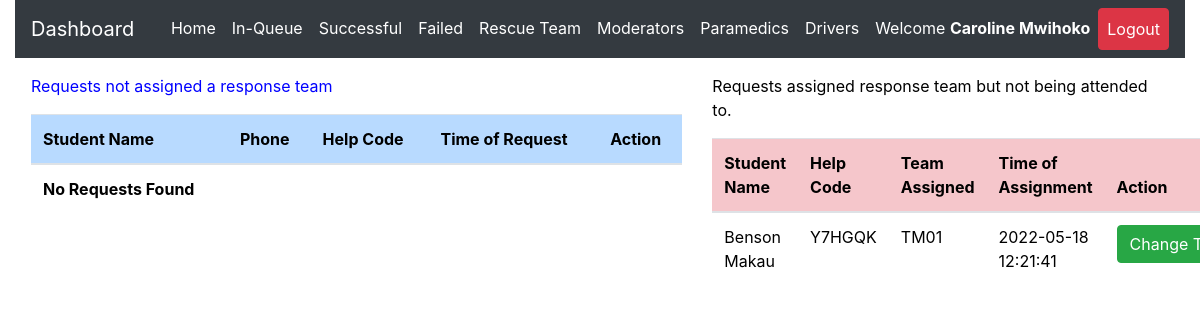
The app's page /admin/inqueue.php (signed in), older data.
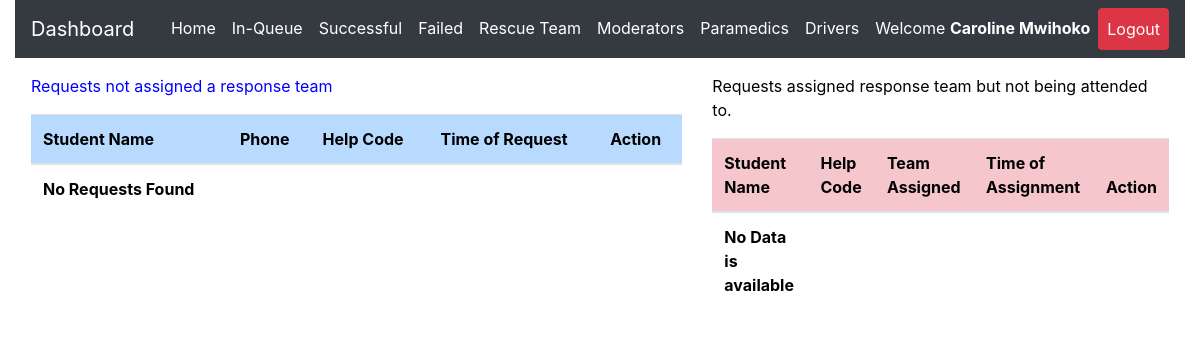
The same page, newer data.
### tables this page shows
CREATE TABLE `request_status` (
  `id` int(20) NOT NULL,
  `helpID` varchar(50) NOT NULL,
  `ip_address` varchar(100) NOT NULL,
  `request_latitude` varchar(50) NOT NULL,
  `request_longitude` varchar(50) NOT NULL,
  `status` varchar(50) DEFAULT 'Pending',
  `emergency_type` varchar(50) NOT NULL,
  `emergency_description` varchar(255) DEFAULT NULL,
  `admNo` varchar(255) NOT NULL,
  `timestamp` datetime NOT NULL DEFAULT CURRENT_TIMESTAMP
);

CREATE TABLE `student_details` (
  `id` int(20) NOT NULL,
  `regNum` varchar(255) NOT NULL,
  `firstname` varchar(255) NOT NULL,
  `lastname` varchar(255) NOT NULL,
  `emailaddress` varchar(255) NOT NULL,
  `phonenumber` varchar(15) NOT NULL,
  `password` varchar(255) NOT NULL,
  `password_reset_token` varchar(500) DEFAULT NULL,
  `date` datetime NOT NULL DEFAULT CURRENT_TIMESTAMP
);

CREATE TABLE `rescue_team_tasks` (
  `id` int(10) NOT NULL,
  `task_help_code` varchar(50) NOT NULL,
  `rescue_team_id` varchar(50) NOT NULL,
  `assigning_admin_id` varchar(50) NOT NULL,
  `team_status` varchar(255) NOT NULL DEFAULT 'Unassigned',
  `assignment_time` datetime NOT NULL DEFAULT CURRENT_TIMESTAMP
);

### admin/inqueue.php (the view, shortened to what this page needs)
<?php
include 'server.php';
?>
<!DOCTYPE html>
<html lang="en">
<?php include './includes/header.php'; ?>
  <body>
    <?php include './includes/navbar.php'; ?>
  <div class="row m-3">
    <div class="col-md-7">
<div class="table-responsive-lg">
    <table class="table" style='color:black'>
        <thead>
          <p  style='color:blue; font-weight:normal'>
          Requests not assigned a response team
</p>
            <tr >
              <th scope="col" class="table-primary">Student Name</th>
              <th scope="col" class="table-primary">Phone</th>
              <th scope="col" class="table-primary">Help Code</th>
              <th scope="col" class="table-primary">Time of Request</th>
              <th scope="col" class="table-primary">Action</th>
            </tr>
          </thead>
          <tbody>
    <?php
    if($_SESSION['admin_id']){
        $data_fetch_query = "SELECT request_status.id, request_status.helpID,request_status.status,
        request_status.admNo,request_status.timestamp,student_details.regNum,student_details.regNum,
        student_details.firstname,student_details.lastname,student_details.phonenumber
        FROM request_status
        INNER JOIN student_details ON request_status.admNo = student_details.regNum  WHERE request_status.status ='Pending' order by request_status.timestamp DESC;";
        $data_result = mysqli_query($db, $data_fetch_query);
        if ($data_result->num_rows > 0){
            while($row = $data_result->fetch_assoc()) {
            $help_code=$row["helpID"];
            $request_status=$row["status"];
        echo "<tr style='font-weight:normal'> <td>" .$row["firstname"]. " ".$row["lastname"]. "</td>";
        echo "<td>" .$row["phonenumber"]."</td>";
        echo "<td>" .$row["helpID"]."</td>";
        echo "<td>" .$row["timestamp"]."</td>";
        echo "<td>
        <form method ='POST' action='server.php'>
        <input  type='text' hidden name='help_code' value='$help_code'>
        <input type='submit' value='View' name='view-btn' class='btn btn-primary'>
        </form>
        </td> </tr>";
        }
        }else{
        echo "<td>"."No Requests Found"."</td>";
        }
        } else{
            echo "<td>"."No Data Found"."</td>";
        }
?>
          </tbody>
    </table>
  </div>
  </div>
  <div class="col-md-5">
    <div class="table-responsive-lg">
        <table class="table" style='color:black'>
            <thead>
              <p style='color:black; font-weight:normal'>
              Requests assigned response team but not being attended to.
      </p>
                <tr >
                  <th scope="col" class="table-danger">Student Name</th>
                  <th scope="col" class="table-danger">Help Code</th>
                  <th scope="col" class="table-danger">Team Assigned</th>
                  <th scope="col" class="table-danger">Time of Assignment</th>
                  <th scope="col" class="table-danger">Action</th>
                </tr>
              </thead>
              <tbody>
        <?php
        if($_SESSION['admin_id']){
          $data_fetch_query = "SELECT request_status.id, request_status.helpID,request_status.status,
          request_status.admNo,request_status.timestamp,student_details.regNum,student_details.regNum,
          student_details.firstname,student_details.lastname,student_details.phonenumber, rescue_team_tasks.*
          FROM request_status
          INNER JOIN student_details ON request_status.admNo = student_details.regNum
          INNER JOIN rescue_team_tasks ON request_status.helpID = rescue_team_tasks.task_help_code
          WHERE request_status.status ='Assigned' order by request_status.timestamp DESC;";
            $data_result = mysqli_query($db, $data_fetch_query);
            if ($data_result->num_rows > 0){
                while($row = $data_result->fetch_assoc()) {
                $help_code=$row["helpID"];
            echo "<tr style='font-weight:normal'> <td>" .$row["firstname"]. " ".$row["lastname"]. "</td>";
            echo "<td>" .$row["helpID"]."</td>";
            echo "<td>" .$row["rescue_team_id"]."</td>";
            echo "<td>" .$row["assignment_time"]."</td>";
            echo "<td>
            <form method ='POST' action='server.php'>
            <input hidden type='text' name='help_code_2' value='$help_code'>
            <input type='submit' name='reassign-btn' value='Change Team' class='btn btn-success'>
            </form>
            </td> </tr>";
            }
            }else{
            echo "<td>"."No Data is available"."</td>";
            }
            } else{
                echo "<td>"."No Data Found"."</td>";
            }
    ?>
              </tbody>
        </table>
      </div>
      </div>
</div>
  </body>
</html>

Row changes from the older to the newer data that the page shows:
no longer on this page (row edited): request_status: admNo.firstname "Benson", admNo.lastname "Makau", helpID "Y7HGQK", rescue_team_tasks.rescue_team_id "TM01", rescue_team_tasks.assignment_time "2022-05-18 12:21:41"
Text that changed along with them:
text now shown: "No Data is available"
